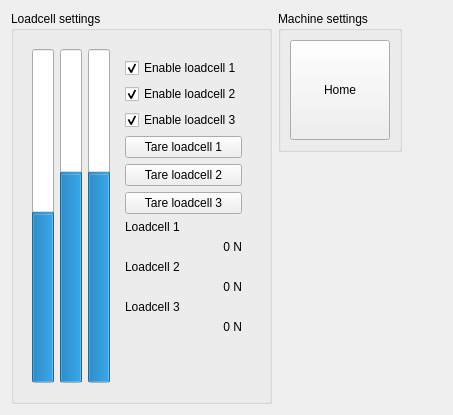
         <widget class="QWidget" name="MachineSetup">
          <layout class="QHBoxLayout" name="horizontalLayout_11">
           <item>
            <widget class="QGroupBox" name="groupBox_3">
             <property name="sizePolicy">
              <sizepolicy hsizetype="Preferred" vsizetype="Preferred">
               <horstretch>0</horstretch>
               <verstretch>0</verstretch>
              </sizepolicy>
             </property>
             <property name="title">
              <string>Loadcell settings</string>
             </property>
             <layout class="QHBoxLayout" name="horizontalLayout_12">
              <item>
               <widget class="QFrame" name="frame">
                <layout class="QHBoxLayout" name="horizontalLayout_4">
                 <item>
                  <widget class="ZeroProgressBar" name="loadcell1">
                   <property name="minimum">
                    <number>-100</number>
                   </property>
                   <property name="value">
                    <number>0</number>
                   </property>
                   <property name="textVisible">
                    <bool>false</bool>
                   </property>
                   <property name="orientation">
                    <enum>Qt::Vertical</enum>
                   </property>
                  </widget>
                 </item>
                 <item>
                  <widget class="ZeroProgressBar" name="loadcell2">
                   <property name="minimum">
                    <number>-100</number>
                   </property>
                   <property name="value">
                    <number>24</number>
                   </property>
                   <property name="textVisible">
                    <bool>false</bool>
                   </property>
                   <property name="orientation">
                    <enum>Qt::Vertical</enum>
                   </property>
                  </widget>
                 </item>
                 <item>
                  <widget class="ZeroProgressBar" name="loadcell3">
                   <property name="minimum">
                    <number>-100</number>
                   </property>
                   <property name="value">
                    <number>24</number>
                   </property>
                   <property name="textVisible">
                    <bool>false</bool>
                   </property>
                   <property name="orientation">
                    <enum>Qt::Vertical</enum>
                   </property>
                  </widget>
                 </item>
                 <item>
                  <widget class="QFrame" name="frame">
                   <layout class="QVBoxLayout" name="verticalLayout_4">
                    <item>
                     <widget class="QCheckBox" name="lcEnable1">
                      <property name="text">
                       <string>Enable loadcell 1</string>
                      </property>
                      <property name="checked">
                       <bool>true</bool>
                      </property>
                     </widget>
                    </item>
                    <item>
                     <widget class="QCheckBox" name="lcEnable2">
                      <property name="text">
                       <string>Enable loadcell 2</string>
                      </property>
                      <property name="checked">
                       <bool>true</bool>
                      </property>
                     </widget>
                    </item>
                    <item>
                     <widget class="QCheckBox" name="lcEnable3">
                      <property name="text">
                       <string>Enable loadcell 3</string>
                      </property>
                      <property name="checked">
                       <bool>true</bool>
                      </property>
                     </widget>
                    </item>
                    <item>
                     <widget class="QPushButton" name="buttonTare1">
                      <property name="text">
                       <string>Tare loadcell 1</string>
                      </property>
                     </widget>
                    </item>
                    <item>
                     <widget class="QPushButton" name="buttonTare2">
                      <property name="text">
                       <string>Tare loadcell 2</string>
                      </property>
                     </widget>
                    </item>
                    <item>
                     <widget class="QPushButton" name="buttonTare3">
                      <property name="text">
                       <string>Tare loadcell 3</string>
                      </property>
                     </widget>
                    </item>
                    <item>
                     <widget class="QLabel" name="label">
                      <property name="text">
                       <string>Loadcell 1</string>
                      </property>
                     </widget>
                    </item>
                    <item>
                     <widget class="QLabel" name="nLC1">
                      <property name="text">
                       <string>0 N</string>
                      </property>
                      <property name="alignment">
                       <set>Qt::AlignRight|Qt::AlignTrailing|Qt::AlignVCenter</set>
                      </property>
                     </widget>
                    </item>
                    <item>
                     <widget class="QLabel" name="label_2">
                      <property name="text">
                       <string>Loadcell 2</string>
                      </property>
                     </widget>
                    </item>
                    <item>
                     <widget class="QLabel" name="nLC2">
                      <property name="layoutDirection">
                       <enum>Qt::LeftToRight</enum>
                      </property>
                      <property name="text">
                       <string>0 N</string>
                      </property>
                      <property name="alignment">
                       <set>Qt::AlignRight|Qt::AlignTrailing|Qt::AlignVCenter</set>
                      </property>
                     </widget>
                    </item>
                    <item>
                     <widget class="QLabel" name="label_3">
                      <property name="text">
                       <string>Loadcell 3</string>
                      </property>
                     </widget>
                    </item>
                    <item>
                     <widget class="QLabel" name="nLC3">
                      <property name="text">
                       <string>0 N</string>
                      </property>
                      <property name="alignment">
                       <set>Qt::AlignRight|Qt::AlignTrailing|Qt::AlignVCenter</set>
                      </property>
                     </widget>
                    </item>
                    <item>
                     <spacer name="verticalSpacer_4">
                      <property name="orientation">
                       <enum>Qt::Vertical</enum>
                      </property>
                      <property name="sizeHint" stdset="0">
                       <size>
                        <width>20</width>
                        <height>40</height>
                       </size>
                      </property>
                     </spacer>
                    </item>
                   </layout>
                  </widget>
                 </item>
                </layout>
               </widget>
              </item>
             </layout>
            </widget>
           </item>
           <item alignment="Qt::AlignTop">
            <widget class="QGroupBox" name="gbHome">
             <property name="title">
              <string>Machine settings</string>
             </property>
             <layout class="QVBoxLayout" name="verticalLayout_11">
              <item>
               <widget class="QPushButton" name="buttonHome">
                <property name="minimumSize">
                 <size>
                  <width>100</width>
                  <height>100</height>
                 </size>
                </property>
                <property name="text">
                 <string>Home</string>
                </property>
               </widget>
              </item>
             </layout>
            </widget>
           </item>
           <item>
            <spacer name="horizontalSpacer_3">
             <property name="orientation">
              <enum>Qt::Horizontal</enum>
             </property>
             <property name="sizeHint" stdset="0">
              <size>
               <width>40</width>
               <height>20</height>
              </size>
             </property>
            </spacer>
           </item>
          </layout>
         </widget>
